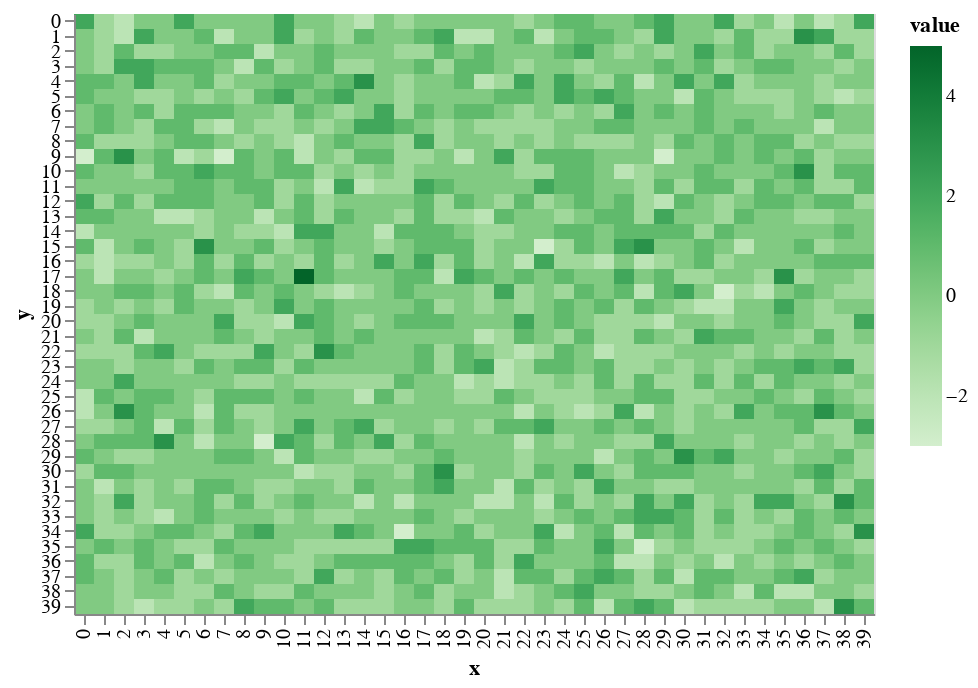

Here is the notebook cell this chart was saved with:
### Markdown cell above
# in the beginning, the world was void and without form.

Starting with a grid with nothing on it. No elevation, no terrain. All of this will be generated procedurally. 

You can see here that the terrain is shifted on a random-normal distribution to make it look _uneven_. Making it randomly doesn't make it look _real_ so I'm going to have to be smarter about the rules that raise and lower terrain in order to make them look like mountains.

### Code cell
world.shift_terrain()
draw.drawTerrainHeight(world.grid_elevation)

### Figure 1 — Vega-Lite specification as saved in the notebook (floating-point values rounded to 4 significant figures; data arrays with more than 128 entries replaced by an {"elided": "..."} marker saying what was removed)
{"$schema": "https://vega.github.io/schema/vega-lite/v2.6.0.json", "config": {"view": {"height": 300, "width": 400}}, "data": {"name": "data-19da4620d837e355c63f37a8fb341171"}, "datasets": {"data-19da4620d837e355c63f37a8fb341171": {"elided": "1600 records"}}, "encoding": {"color": {"field": "value", "scale": {"scheme": "greens"}, "type": "quantitative"}, "x": {"field": "x", "type": "ordinal"}, "y": {"field": "y", "type": "ordinal"}}, "mark": "rect"}
